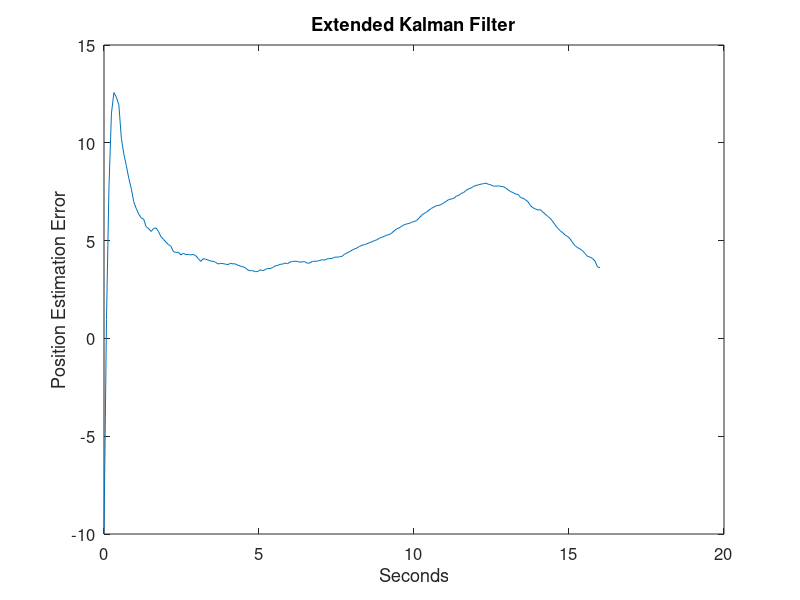
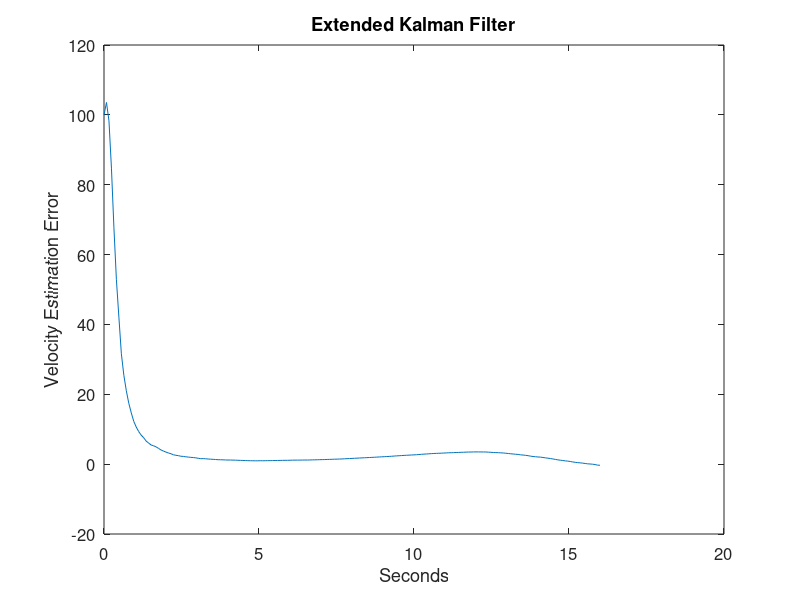
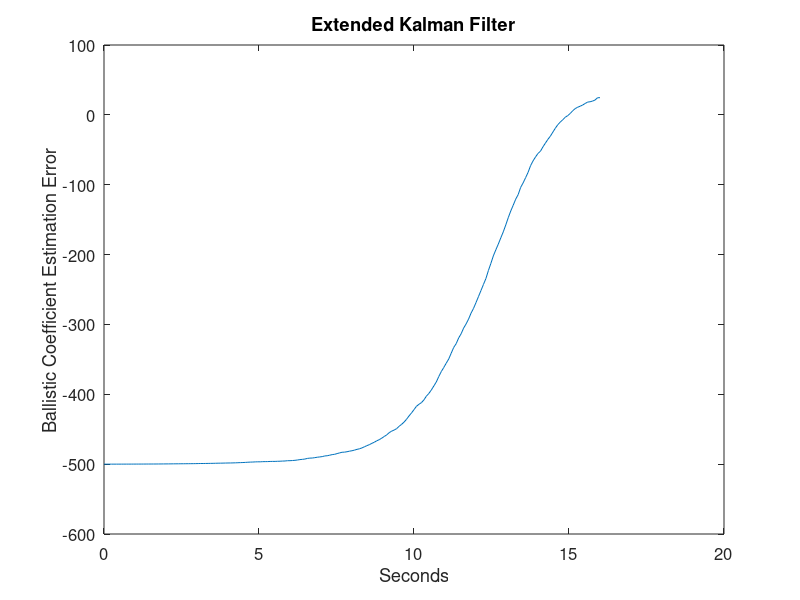
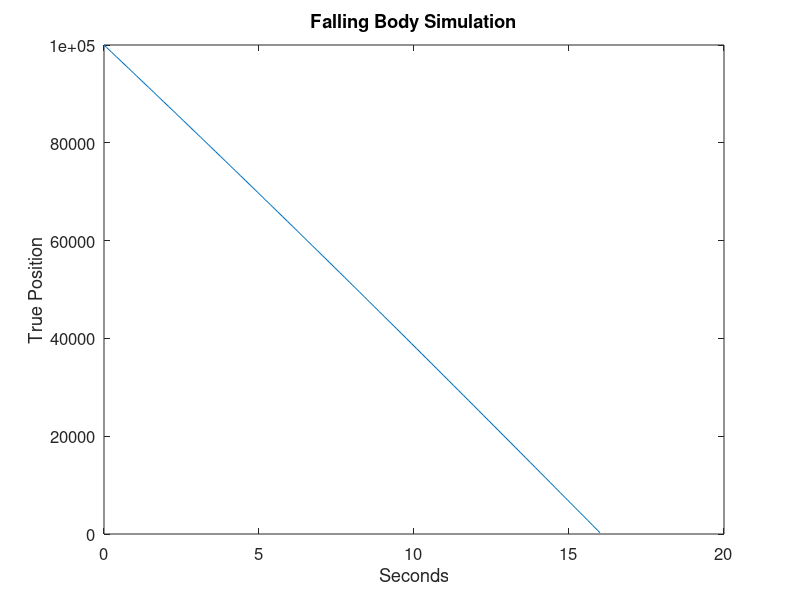

Write MATLAB code to recreate these figures, in order.
function ExtendedBody

% Extended Kalman filter example.
% Track a body falling through the atmosphere.

rho0 = 0.0034; % lb-sec^2/ft^4
g = 32.2; % ft/sec^2
k = 22000; % ft
R = 100; % measurement variance (ft^2)

x = [100000; -6000; 2000]; % initial state
xhat = [100010; -6100; 2500]; % initial state estimate
H = [1 0 0]; % measurement matrix

P = [500 0 0; 0 20000 0; 0 0 250000]; % initial estimation error covariance

tf = 16; % simulation length
dt = tf / 40000; % simulation step size
PlotStep = 200; % how often to plot data points
i = 0;
xArray = x;
xhatArray = xhat;
for t = dt : dt : tf
   % Simulate the system (rectangular integration).
   xdot(1,1) = x(2);
   xdot(2,1) = rho0 * exp(-x(1)/k) * x(2)^2 / 2 / x(3) - g;
   xdot(3,1) = 0;
   x = x + xdot * dt;
   % Simulate the measurement.
   z = H * x + sqrt(R) * randn;
   % Simulate the filter.
   temp = rho0 * exp(-xhat(1)/k) * xhat(2) / xhat(3);
   F = [0 1 0; -temp * xhat(2) / 2 / k temp ...
      -temp * xhat(2) / 2 / xhat(3); ...
         0 0 0];
   Pdot = F * P + P * F' - P * H' * inv(R) * H * P;
   P = P + Pdot * dt;
   K = P * H' * inv(R);
   xhatdot(1,1) = xhat(2);
   xhatdot(2,1) = temp * xhat(2) / 2 - g;
   xhatdot(3,1) = 0;
   xhatdot = xhatdot + K * (z - H * xhat);
   xhat = xhat + xhatdot * dt;
   % Save data for plotting.
   i = i + 1;
   if i == PlotStep
      xArray = [xArray x];
      xhatArray = [xhatArray xhat];
      i = 0;
   end
end

% Plot data.
close all;
t = 0 : PlotStep*dt : tf;

figure;
plot(t, xArray(1,:) - xhatArray(1,:));
title('Extended Kalman Filter', 'FontSize', 12);
set(gca,'FontSize',12); set(gcf,'Color','White');
xlabel('Seconds'); ylabel('Position Estimation Error');

figure;
plot(t, xArray(2,:) - xhatArray(2,:));
title('Extended Kalman Filter', 'FontSize', 12);
set(gca,'FontSize',12); set(gcf,'Color','White');
xlabel('Seconds'); ylabel('Velocity Estimation Error');

figure;
plot(t, xArray(3,:) - xhatArray(3,:));
title('Extended Kalman Filter', 'FontSize', 12);
set(gca,'FontSize',12); set(gcf,'Color','White');
xlabel('Seconds'); ylabel('Ballistic Coefficient Estimation Error');

figure;
plot(t, xArray(1,:));
title('Falling Body Simulation', 'FontSize', 12);
set(gca,'FontSize',12); set(gcf,'Color','White');
xlabel('Seconds'); ylabel('True Position');

figure;
plot(t, xArray(2,:));
title('Falling Body Simulation', 'FontSize', 12);
set(gca,'FontSize',12); set(gcf,'Color','White');
xlabel('Seconds'); ylabel('True Velocity');
